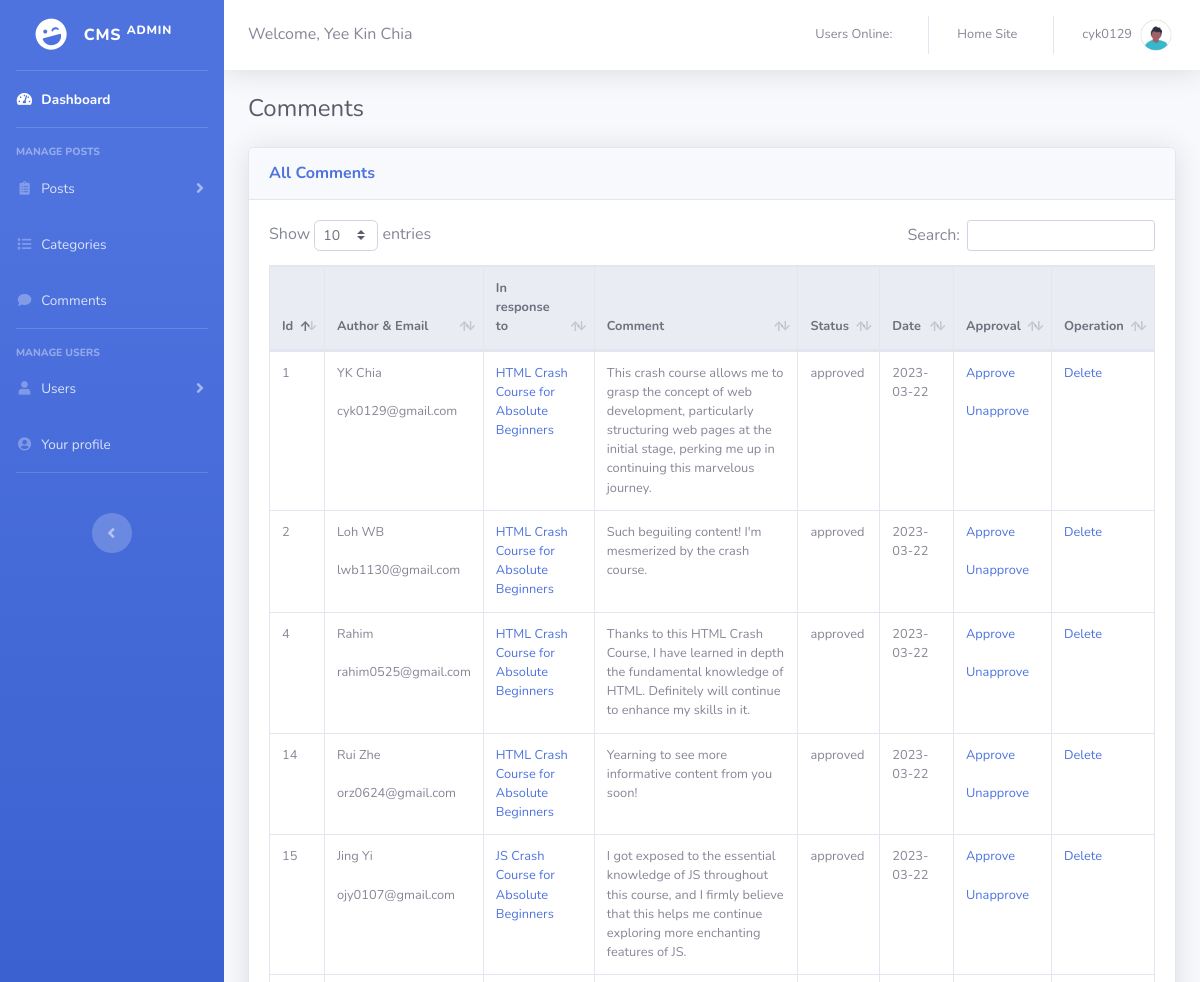
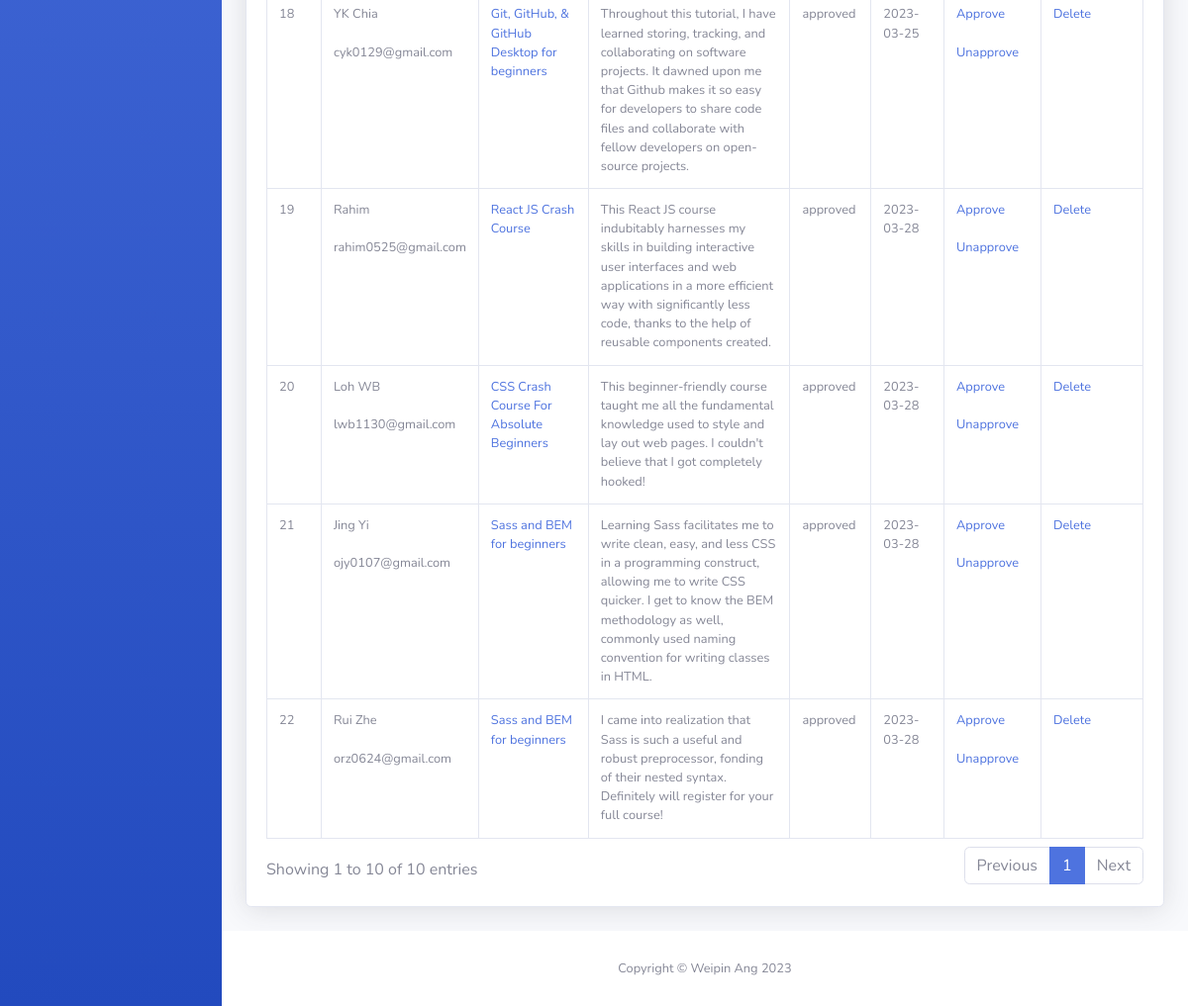
The app's page /admin/comments.php (signed in) with its own data (2 pictures, top to bottom).
### tables this page shows
CREATE TABLE `comments` (
  `comment_id` int(3) NOT NULL,
  `comment_post_id` int(3) NOT NULL,
  `comment_author` varchar(255) NOT NULL,
  `comment_email` varchar(255) NOT NULL,
  `comment_content` text NOT NULL,
  `comment_status` varchar(255) NOT NULL,
  `comment_date` date NOT NULL
);

CREATE TABLE `posts` (
  `post_id` int(3) NOT NULL,
  `post_category_id` int(3) NOT NULL,
  `post_title` varchar(255) NOT NULL,
  `post_author` varchar(255) NOT NULL,
  `post_date` date NOT NULL,
  `post_image` text NOT NULL,
  `post_content` text NOT NULL,
  `post_tags` varchar(255) NOT NULL,
  `post_status` varchar(255) NOT NULL DEFAULT 'draft',
  `post_views_count` int(11) NOT NULL
);

### admin/includes/view_all_comments.php (the view, shortened to what this page needs)
<div class="card shadow mb-4">
    <div class="card-header py-3">
        <h6 class="m-0 font-weight-bold text-primary">All Comments</h6>
    </div>
    <div class="card-body">
        <div class="table-responsive">
            <table class="table table-bordered table-hover w-auto small" id="dataTable" width="100%" cellspacing="0">
                <thead class="thead-light">
                    <tr>
                        <th>Id</th>
                        <th>Author & Email</th>
                        <th>In response to</th>
                        <th>Comment</th>
                        <th>Status</th>
                        <th>Date</th>
                        <th>Approval</th>
                        <th>Operation</th>
                    </tr>
                </thead>
                <tbody>
                <?php
                $query = "SELECT * FROM comments ORDER BY comment_id DESC";
                $select_comments = mysqli_query($connection, $query);
                while ($row = mysqli_fetch_assoc($select_comments)) {
                    $comment_id = $row['comment_id'];
                    $comment_post_id = $row['comment_post_id'];
                    $comment_author = $row['comment_author'];
                    $comment_email = $row['comment_email'];
                    $comment_content = $row['comment_content'];
                    $comment_status = $row['comment_status'];
                    $comment_date = $row['comment_date'];
                    echo "<tr>";
                    echo "<td>{$comment_id}</td>";
                    echo "<td>{$comment_author} </br></br> {$comment_email} </td>";
                    $query = "SELECT * FROM posts WHERE post_id = '$comment_post_id'";
                    $select_posts_id = mysqli_query($connection, $query);
                    while ($row = mysqli_fetch_assoc($select_posts_id)) {
                        $post_id = $row['post_id'];
                        $post_title = $row['post_title'];
                    echo "<td><a href='../post.php?post_id=$post_id'>{$post_title}</a></td>";
                    }
                    echo "<td>{$comment_content}</td>";
                    echo "<td>{$comment_status}</td>";
                    echo "<td>{$comment_date}</td>";
                    echo "<td><a href='comments.php?approve=$comment_id'>Approve</a>
                    </br></br>
                              <a href='comments.php?unapprove=$comment_id'>Unapprove</a></td>";
                    echo "<td><a href='comments.php?delete=$comment_id' onClick=\"javascript: return confirm('Are you sure you want to delete this comment by $comment_author?')\">Delete</a></td>";
                    echo "</tr>";
                }
                ?>
                </tbody>
            </table>
        </div>
    </div>
</div>

### records on screen
comments: comment_id "22", comment_author "Rui Zhe", comment_email "orz0624@gmail.com", comment_content "I came into realization that Sass is such a useful and robust preprocessor, fonding of their nested syntax. Definitely will register for your full course!", comment_status "approved", comment_date "2023-03-28"
posts: post_title "Sass and BEM for beginners"
comments: comment_id "21", comment_author "Jing Yi", comment_email "ojy0107@gmail.com", comment_content "Learning Sass facilitates me to write clean, easy, and less CSS in a programming construct, allowing me to write CSS quicker. I get to know the BEM methodology as well, commonly used naming convention for writing classes in HTML.", comment_status "approved", comment_date "2023-03-28"
comments: comment_id "20", comment_author "Loh WB", comment_email "lwb1130@gmail.com", comment_content "This beginner-friendly course taught me all the fundamental knowledge used to style and lay out web pages. I couldn't believe that I got completely hooked!", comment_status "approved", comment_date "2023-03-28"
posts: post_title "CSS Crash Course For Absolute Beginners"
comments: comment_id "19", comment_author "Rahim", comment_email "rahim0525@gmail.com", comment_content "This React JS course indubitably harnesses my skills in building interactive user interfaces and web applications in a more efficient way with significantly less code, thanks to the help of reusable components created.", comment_status "approved", comment_date "2023-03-28"
posts: post_title "React JS Crash Course"
comments: comment_id "18", comment_author "YK Chia", comment_email "cyk0129@gmail.com", comment_content "Throughout this tutorial, I have learned storing, tracking, and collaborating on software projects. It dawned upon me that Github makes it so easy for developers to share code files and collaborate with fellow developers on open-source projects.", comment_status "approved", comment_date "2023-03-25"
posts: post_title "Git, GitHub, & GitHub Desktop for beginners"
comments: comment_id "15", comment_author "Jing Yi", comment_email "ojy0107@gmail.com", comment_content "I got exposed to the essential knowledge of JS throughout this course, and I firmly believe that this helps me continue exploring more enchanting features of JS.", comment_status "approved", comment_date "2023-03-22"
posts: post_title "JS Crash Course for Absolute Beginners"
comments: comment_id "14", comment_author "Rui Zhe", comment_email "orz0624@gmail.com", comment_content "Yearning to see more informative content from you soon!", comment_status "approved", comment_date "2023-03-22"
posts: post_title "HTML Crash Course for Absolute Beginners"
comments: comment_id "4", comment_author "Rahim", comment_email "rahim0525@gmail.com", comment_content "Thanks to this HTML Crash Course, I have learned in depth the fundamental knowledge of HTML. Definitely will continue to enhance my skills in it.", comment_status "approved", comment_date "2023-03-22"
comments: comment_id "2", comment_author "Loh WB", comment_email "lwb1130@gmail.com", comment_content "Such beguiling content! I'm mesmerized by the crash course.", comment_status "approved", comment_date "2023-03-22"
comments: comment_id "1", comment_author "YK Chia", comment_email "cyk0129@gmail.com", comment_content "This crash course allows me to grasp the concept of web development, particularly structuring web pages at the initial stage, perking me up in continuing this marvelous journey.", comment_status "approved", comment_date "2023-03-22"

### other values on screen
$_SESSION['firstname'] "Yee Kin"
$_SESSION['lastname'] "Chia"
$_SESSION['username'] "cyk0129"
